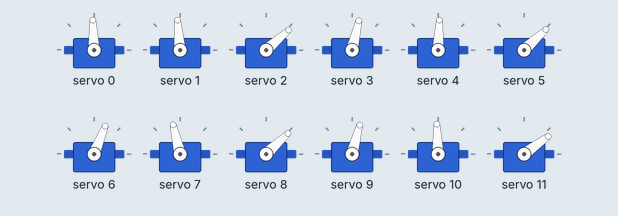
This sketch was run on a simulated Arduino Uno, built with avr-gcc and run on an emulated ATmega328P. Shown: 12 × servo. At 11.9 s the program stops and its outputs stay as they are.

Above: at 0.2 s.
At 1.7 s:
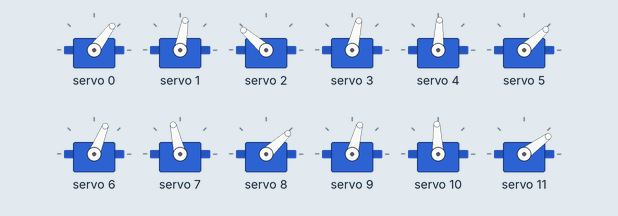
At 2.2 s:
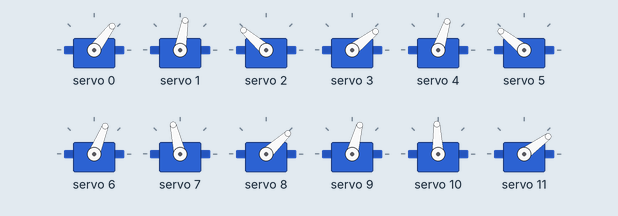
At 2.7 s:
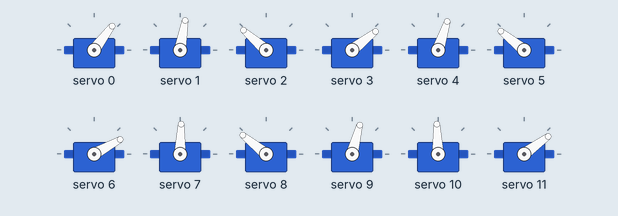
At 3.3 s:
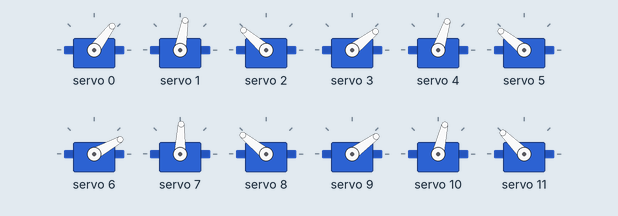
At 11.6 s:
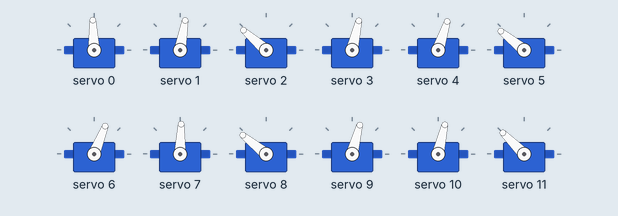
Timing chart, 0 to 13.1 s (numbered marks = the images above):
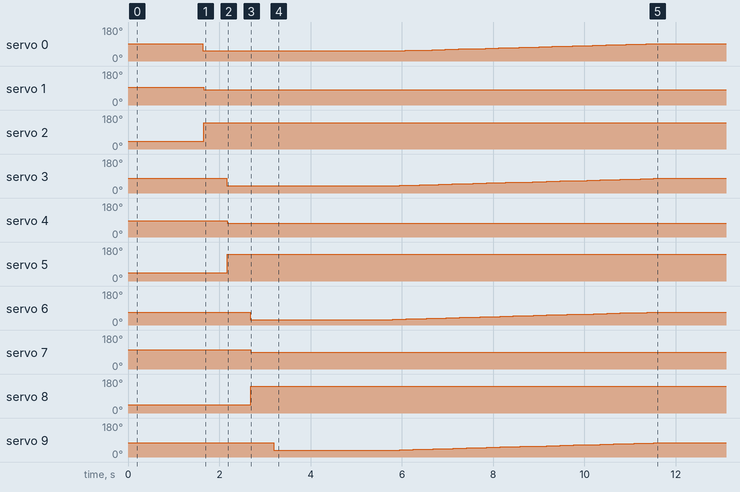

The sketch:

_20150916.ino
```cpp
/*
	Modelo teórico de classes para se trabalhar com a aranha dos franceses
*/

#include <Wire.h>
#include <Adafruit_PWMServoDriver.h>

#define setAngleDelay 5


	Adafruit_PWMServoDriver RightPWM = Adafruit_PWMServoDriver(0x40);
	Adafruit_PWMServoDriver LeftPWM = Adafruit_PWMServoDriver(0x41);

int OFF[] = {-3,  0, -55,   //Pata 0
            -18, -8, -53,   //Pata 1
            -27,  8, -53,   //Pata 2
            -20, -3, -60,   //Pata 3
            -17,  7, -57,   //Pata 4
            -19,  2, -55,   //Pata 5
            -13,  0, -44,   //Pata 6
            -23, 15, -62    //Pata 7
            };

enum servoPos {Top = 0, Mid, Bot};
enum Side {Left = -1, Right = 1};

class servoMotor {
	int id;
	float angle, offset;
	float Min;		//Valor chutado
	float Max;	//Valor chutado
	servoPos Position;
	Side side;
	float limit;
	bool limited;
	float checkMinMax (float a);
	float isLeft (float a);
public:
	servoMotor (int num, float off, servoPos p, Side s);
	void setAngle (float a);
	void Step (float n = 1);
	void setLimit (float a = 0);
};

servoMotor::servoMotor (int num, float off, servoPos p, Side s){
	id = num;
	offset = off;
	Position = p;
	side = s;
	limited = false;

        switch (p){
          case Top:
            if (s == Right){
              Min = 35;
              Max = 120;
            }
            else{
              Min = 60;
              Max = 140;
            }
            break;
          case Mid:
            Min = 20;
            Max = 145;
            break;
          case Bot:
            Min = 80;
            Max = 190;
            break;
        }
}

float servoMotor::checkMinMax (float a){
	if (a < Min)
		return Min;
	else if (a > Max)
		return Max;
	else
		return a;
}

float servoMotor::isLeft (float a){
	if (side == Left && Position == Top)
		return (-1 * (a - 90)) + 90;
	else
		return a;
}

void servoMotor::setAngle (float a){
	float l;

        l = isLeft(a);
	l = checkMinMax(l);
	angle = a;
	l = (l + offset) * 2.5 + 150;

	if (side == Right)					//Aqui eu considerei parar de usar Dir e Esq como os nomes dos objetos que acessam/controlam as placas de PWM
		RightPWM.setPWM(id, 0, l);
	else								//Também considero que a cauda vai ser ligada na placa que controla o lado esquerdo
		LeftPWM.setPWM(id - 12, 0, l);	//12 por que existem 12 motores de cada lado da aranha

	delay(setAngleDelay);
}

void servoMotor::setLimit (float a){
	if (a == 0)
		limited = false;
	else{
		limit = checkMinMax(a);
		limited = true;
	}
}

void servoMotor::Step (float n){
	if (limited){
		if (n < 0)  n *= -1;			//Se houver limite não há necessidade de um parametro negativo
		if (limit < angle)	n *= -1;	//Se o angulo atual for maior que o limite, inverte o sentido do paso
		else if (limit == angle)		//O paso sempre tenta chegar no limite se o mesmo existir
			n = 0;
	}

	setAngle(angle + n);
}

servoMotor* Motor[24];

void setup() {
  Serial.begin(9600);

  RightPWM.begin();
  LeftPWM.begin();

  RightPWM.setPWMFreq(60);
  LeftPWM.setPWMFreq(60);
}

void loop() {
  int c;
  servoPos p;
  Side s;

  for (int i = 0; i < 8; i++)
    for (int j = 0; j < 3; j++){
      c = (i * 3) + j;

      if (i < 4)
        s = Right;
      else
        s = Left;

      switch(j){
        case 0:  p = Top;   break;
        case 1:  p = Mid;   break;
        case 2:  p = Bot;   break;
      }

      Motor[c] = new servoMotor(c, OFF[c], p, s);
      Motor[c]->setAngle(90);
    }

  delay(1500);

  for (int i = 0; i < 4; i++){
    c = i * 3;

    Motor[0 + c]->setAngle(50);
    Motor[1 + c]->setAngle(75);
    Motor[2 + c]->setAngle(205);

    Motor[0 + c]->setLimit(90);
    delay(500);
  }

  for (int i = 7; i > 3; i--){
    c = i * 3;

    Motor[0 + c]->setAngle(50);
    Motor[1 + c]->setAngle(75);
    Motor[2 + c]->setAngle(205);

    Motor[0 + c]->setLimit(90);
    delay(500);
  }

//  while(1){}

  while(1){
    for (int i = 0; i < 8; i++)
      Motor[i * 3]->Step();
    delay(100);
 }
}
```

Measured:
- by itself, servo 0: 92° → 53° at 1.6 s, → 54° 4.1 s later, → 55° 0.15 s later, → 56° 0.15 s later, … (33 changes in this stretch)
- by itself, servo 1: 95° → 80° at 1.7 s
- by itself, servo 2: 41° → 139° at 1.7 s
- by itself, servo 3: 77° → 38° at 2.2 s, → 39° 3.6 s later, → 40° 0.15 s later, → 41° 0.15 s later, … (33 changes in this stretch)
- by itself, servo 4: 87° → 72° at 2.2 s
- by itself, servo 5: 43° → 141° at 2.2 s
- by itself, servo 6: 68° → 29° at 2.7 s, → 30° 3.1 s later, → 31° 0.15 s later, → 32° 0.15 s later, … (35 changes in this stretch)
- by itself, servo 7: 103° → 88° at 2.7 s
